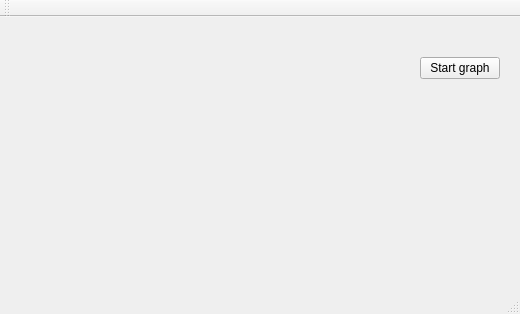
<?xml version="1.0" encoding="UTF-8"?>
<ui version="4.0">
 <class>MainWindow</class>
 <widget class="QMainWindow" name="MainWindow">
  <property name="geometry">
   <rect>
    <x>0</x>
    <y>0</y>
    <width>520</width>
    <height>314</height>
   </rect>
  </property>
  <property name="windowTitle">
   <string>MainWindow</string>
  </property>
  <widget class="QWidget" name="centralWidget">
   <widget class="QCustomPlot" name="customPlot" native="true">
    <property name="geometry">
     <rect>
      <x>19</x>
      <y>20</y>
      <width>361</width>
      <height>231</height>
     </rect>
    </property>
   </widget>
   <widget class="QPushButton" name="Start">
    <property name="geometry">
     <rect>
      <x>420</x>
      <y>40</y>
      <width>80</width>
      <height>22</height>
     </rect>
    </property>
    <property name="text">
     <string>Start graph</string>
    </property>
   </widget>
  </widget>
  <widget class="QMenuBar" name="menuBar">
   <property name="geometry">
    <rect>
     <x>0</x>
     <y>0</y>
     <width>520</width>
     <height>19</height>
    </rect>
   </property>
  </widget>
  <widget class="QToolBar" name="mainToolBar">
   <attribute name="toolBarArea">
    <enum>TopToolBarArea</enum>
   </attribute>
   <attribute name="toolBarBreak">
    <bool>false</bool>
   </attribute>
  </widget>
  <widget class="QStatusBar" name="statusBar"/>
 </widget>
 <layoutdefault spacing="6" margin="11"/>
 <customwidgets>
  <customwidget>
   <class>QCustomPlot</class>
   <extends>QWidget</extends>
   <header location="global">qcustomplot.h</header>
   <container>1</container>
  </customwidget>
 </customwidgets>
 <resources/>
 <connections/>
</ui>
